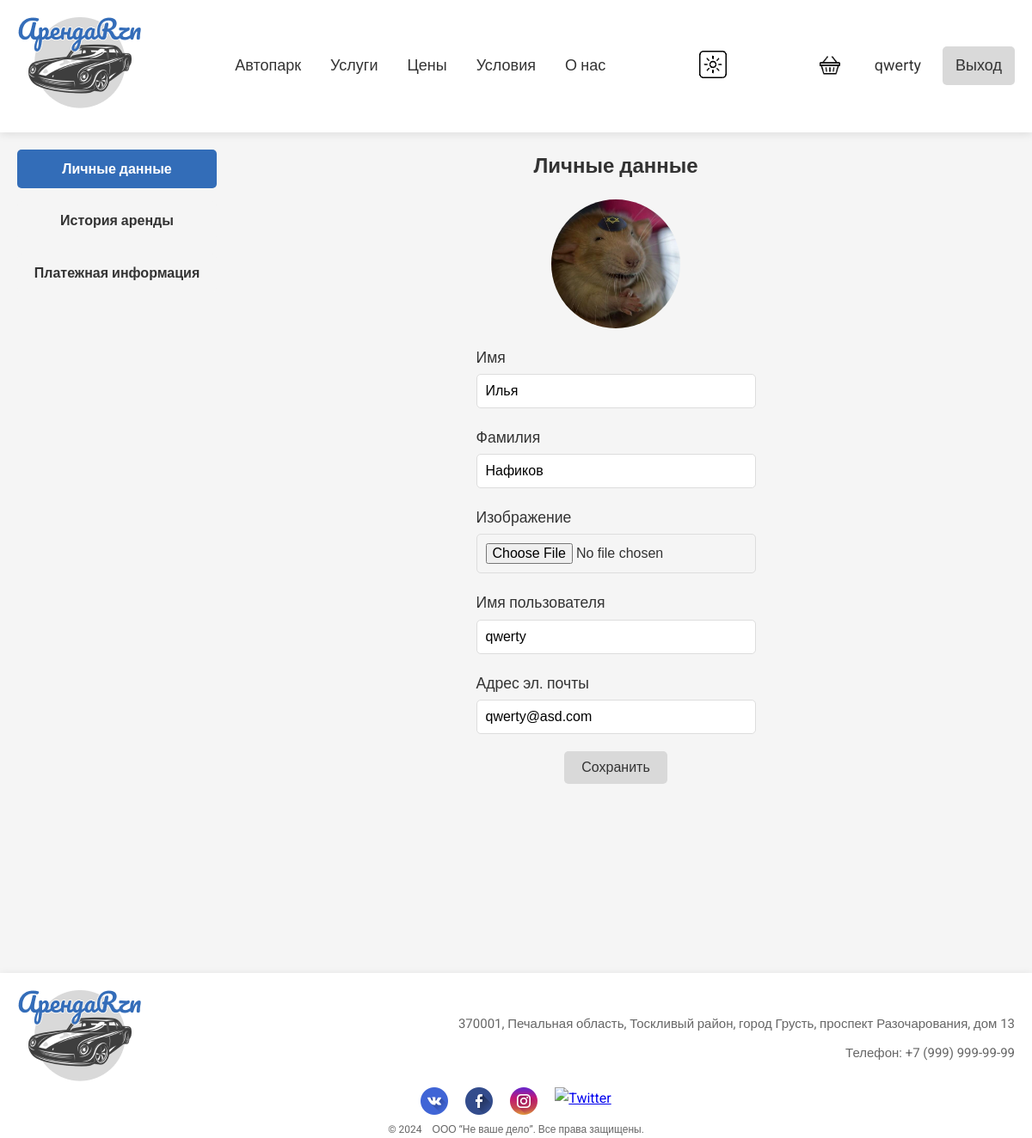
/users/profile (signed in), run on the app's committed database.
### users/models.py (models this page shows)
class User(AbstractUser):
    image = models.ImageField(upload_to='users_images', blank=True)
    phone_number = models.CharField(max_length=15, blank=True)
    documents = models.FileField(upload_to='documents', blank=True)

### users/views.py (the view)
# urls.py: path('profile', user_profile, name='profile'),
@login_required
def user_profile(request):
    if request.method == 'POST':
        form = UserProfileForm(data=request.POST, instance=request.user, files=request.FILES)
        if form.is_valid():
            form.save()
            return HttpResponseRedirect(reverse('users:profile'))
    else:
        form = UserProfileForm(instance=request.user)
    context = {'form': form,
               'title': 'Профиль',}
    return render(request, 'users/profile.html', context)

### users/forms.py
class UserProfileForm(UserChangeForm):
    class Meta:
        model = User
        fields = ('username', 'first_name', 'last_name', 'email', 'image')
    username = forms.CharField(widget=forms.TextInput(attrs={'readonly': True,}))
    email = forms.CharField(widget=forms.TextInput(attrs={'readonly': True,}))
    first_name = forms.CharField(required=False, widget=forms.TextInput())
    last_name = forms.CharField(required=False, widget=forms.TextInput())
    image = forms.ImageField(widget=forms.FileInput(), required=False)

### users/templates/users/profile.html (shortened to what this page needs)
{% extends 'cars/base.html' %}
{% load static %}
{% block css %}
  <link rel="stylesheet" href='{% static "css/profile.css" %}' />
{% endblock %}
{% block context %}
<section class="profile-section">
  <div class="profile-sidebar">
    <ul>
        <li><a class="active" href="{% url 'users:profile' %}">Личные данные</a></li>
        <li><a href="{% url 'users:rental_history' %}">История аренды</a></li>
        <li><a href="{% url 'users:payment' %}">Платежная информация</a></li>
    </ul>
  </div>
  <div class="profile-content">
    <div class="personal-info">
        <h2>Личные данные</h2>
        <img src="{% if user.image %} {{ user.image.url }} {% else %} {% static 'img/avatar.png' %} {% endif %}" alt="Изображение пользователя" class="profile-image">
        <form method="POST" enctype="multipart/form-data">
            <div class="form-group">
              <label for="{{ form.first_name.id_for_label }}"> Имя </label>
              {{ form.first_name }}
            </div>
            <div class="form-group">
              <label for="{{ form.last_name.id_for_label }}"> Фамилия </label>
              {{ form.last_name }}
            </div>
            <div class="form-group">
              <label for="{{ form.image.id_for_label }}"> Изображение </label>
              {{ form.image }}
            </div>
            <div class="form-group">
              <label for="{{ form.username.id_for_label }}"> Имя пользователя </label>
              {{ form.username }}
            </div>
            <div class="form-group">
              <label for="{{ form.email.id_for_label }}"> Адрес эл. почты </label>
              {{ form.email }}
            </div>
            <button type="submit" class="btn">Сохранить</button>
        </form>
    </div>
  </div>
</section>
{% endblock %}

### cars/templates/cars/base.html (shortened to what this page needs)
<!DOCTYPE html>
{% load static %}
<html lang="ru">
<head>
  <link rel="stylesheet" href='{% static "css/global.css" %}' />
  {% block css %} {% endblock %}
</head>
<body class="light-theme">
  <div class="wrapper">
    <header class="header light-theme">
      <div><a href="{% url 'index' %}"><img src='{% static "/img/logo.png" %}' alt="logo"></a></div>
      <nav class="nav-menu light-theme">
        <a href="{% url 'cars:index' %}">Автопарк</a>
        <a href="{% url 'cars:services' %}">Услуги</a>
        <a href="{% url 'cars:price' %}">Цены</a>
        <a href="{% url 'cars:conditions' %}">Условия</a>
        <a href="{% url 'about' %}">О нас</a>
      </nav>
      <button id="themeToggle">
        <img class="img" id="img" alt="Светлая тема" src='{% static "img/icons/dark.png" %}' />
      </button>
      <div class="auth light-theme">
        {% if user.is_authenticated %}
          <div class="cart">
            <a href="{% url 'cart' %}" class="cart-btn">
              <img class="cart-img" id="cart-img" src={% static "img/icons/cart-dark.png" %} alt="Корзина">
            </a>
          </div>
          <a href="{% url 'users:profile' %}" class="profile-btn" id="profile-btn">{{ user.username }}</a>
          <a href="{% url 'users:logout' %}" class="logout-btn" id="logout-btn">Выход</a>
        {% else %}
          <a href="{% url 'users:register' %}" class="register-btn" id="register-btn">Регистрация</a>
          <a href="{% url 'users:login' %}" class="login-btn" id="login-btn">Вход</a>
        {% endif %}
      </div>
    </header>
    <div class="main">
      {% block context %} {% endblock %}
    </div>
    <footer class="footer light-theme">
      <div class="place">
        <div><a href="{% url 'index' %}"><img src='{% static "/img/logo.png" %}' alt="logo"></a></div>
        <div>
          <p class="info">370001, Печальная область, Тоскливый район, город Грусть, проспект Разочарования, дом 13</p>
          <p class="info">Телефон: +7 (999) 999-99-99</p>
        </div>
      </div>
      <div class="social-icons">
        <a href="https://vk.com" target="_blank" class="social-icon vk">
          <img src={% static "img/icons/vkontakte.png" %} alt="VK">
        </a>
        <a href="https://facebook.com" target="_blank" class="social-icon facebook">
          <img src={% static "img/icons/facebook.png" %} alt="Facebook">
        </a>
        <a href="https://instagram.com" target="_blank" class="social-icon instagram">
          <img src={% static "img/icons/instagram.png" %} alt="Instagram">
        </a>
        <a href="https://twitter.com" target="_blank" class="social-icon twitter">
          <img src={% static "img/icons/twitter.png" %} alt="Twitter">
        </a>
      </div>
      <p class="copy">&copy; 2024 &ensp; ООО “Не ваше дело”. Все права защищены.</p>
    </footer>
  </div>
</body>
</html>

### static/css/global.css (style rules this page uses)
* { margin: 0; padding: 0; box-sizing: border-box; }
body.light-theme { background-color: #f5f5f5; color: #333; }
body, html { font-family: "Roboto", sans-serif; line-height: 1.6; height: 100%; }
.wrapper { min-height: 100%; display: flex; flex-direction: column; align-items: center; justify-content: space-between; text-align: center; position: relative; }
.header { display: flex; justify-content: space-between; align-items: center; width: 100%; max-width: 1280px; padding: 20px; box-shadow: 0 2px 10px rgba(0, 0, 0, 0.1); }
.header.light-theme { background-color: #ffffff; }
#themeToggle { background-color: transparent; border: 0; outline: none; cursor: pointer; }
.nav-menu a { margin: 0 15px; font-size: 18px; text-decoration: none; transition: color 0.3s; }
.nav-menu.light-theme > a { color: #333; }
.auth { display: flex; gap: 10px; }
.auth.light-theme > a { color: #333; }
.cart { display: flex; align-items: center; padding: 8px 15px; }
.cart a { padding: 0; }
.cart-btn { padding: 0; height: 26px; }
.cart-img { height: 24px; width: 24px; }
#register-btn, #profile-btn, #cart-btn { padding: 8px 15px; font-size: 18px; text-decoration: none; transition: color 0.3s; }
#login-btn, #logout-btn { padding: 8px 15px; background-color: #d9d9d9; color: #333; text-decoration: none; border-radius: 5px; font-size: 18px; }
.main { flex: 1 1 auto; min-height: 100%; display: flex; flex-direction: column; align-items: center; justify-content: space-between; text-align: center; position: relative; width: 100%; max-width: 1280px; }
.footer { flex: 0 0 auto; box-shadow: 0 2px 10px rgba(0, 0, 0, 0.1); color: #333; padding: 20px 20px 0; width: 100%; max-width: 1280px; text-align: center; margin-top: 200px }
.footer.light-theme { background-color: #ffffff; }
.footer.light-theme p { color: #666; }
.copy { font-size: 12px; }
.place { display: flex; align-items: center; justify-content: space-between; }
.info { font-size: 15px; margin: 10px 0; text-align: right; }
.social-icons { display: flex; justify-content: center; gap: 20px; }
.profile-sidebar { width: 20%; }
.profile-sidebar ul { list-style: none; padding: 0; }
.profile-sidebar ul li { margin-bottom: 15px; }
.profile-sidebar ul li a { text-decoration: none; color: #333; font-weight: bold; padding: 10px 15px; display: block; background-color: #f5f5f5; border-radius: 5px; transition: background-color 0.3s ease; }
.profile-sidebar ul li a:hover, .profile-sidebar ul li a.active { background-color: #336db8; color: #fff; }

### static/css/profile.css (style rules this page uses)
.profile-section { display: flex; padding: 20px; width: 100%; height: 100%; }
.profile-content { width: 80%; }
.profile-content h2 { margin-bottom: 20px; }
.personal-info { display: flex; flex-direction: column; align-items: center; }
.profile-image { width: 150px; height: 150px; border-radius: 50%; margin-bottom: 20px; object-fit: cover; }
.form-group { margin-bottom: 20px; text-align: left; }
.form-group label { display: block; font-size: 1.1rem; margin-bottom: 5px; }
.form-group input { width: 100%; padding: 10px; font-size: 1rem; border: 1px solid #ddd; border-radius: 5px; }
.btn { padding: 10px 20px; background-color: #d9d9d9; color: #333; border: none; border-radius: 5px; cursor: pointer; font-size: 1rem; }

### data on the page
User: username "qwerty", image (picture), first_name "Илья", last_name "Нафиков", email "qwerty@asd.com"
